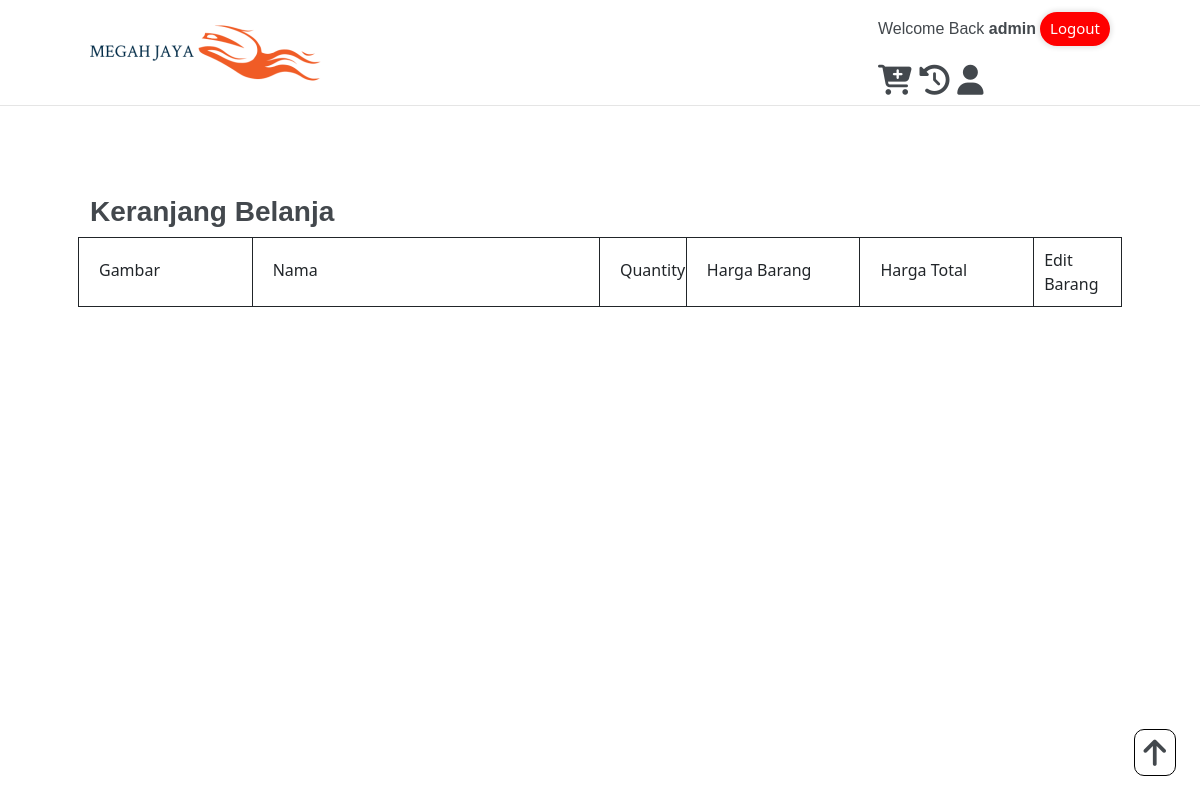
Before: /keranjang-belanja.php (signed in) with the older database file.
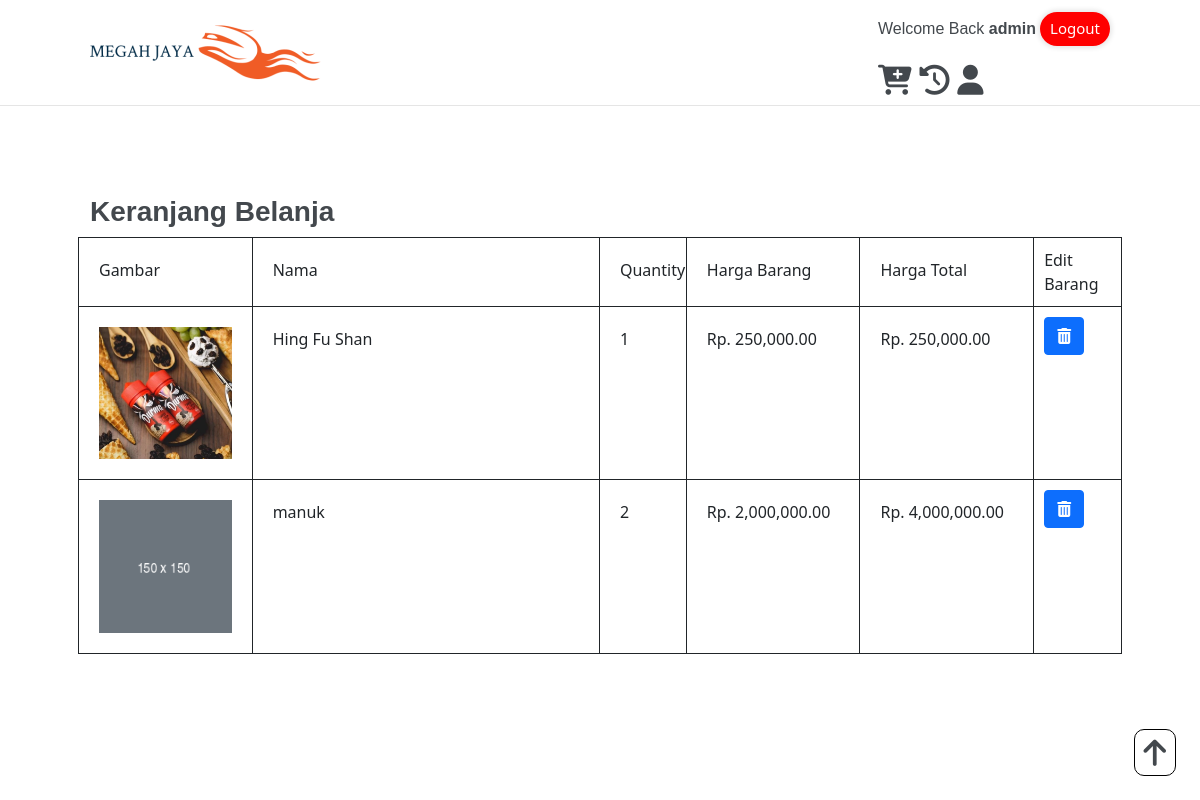
After: the same page with the newer database file.
### tables this page shows
CREATE TABLE `user` (
  `username` varchar(16) DEFAULT NULL,
  `password` varchar(255) NOT NULL,
  `email` varchar(100) NOT NULL,
  `kecamatan` varchar(100) DEFAULT NULL,
  `Kode_Pos` int(11) DEFAULT NULL,
  `alamat` varchar(255) DEFAULT NULL,
  `telepon` int(15) DEFAULT NULL,
  `Status` int(1) NOT NULL DEFAULT '0',
  `ID` int(11) NOT NULL
);

CREATE TABLE `barang` (
  `ID` int(11) NOT NULL,
  `Nama` varchar(100) NOT NULL,
  `Deskripsi` varchar(255) DEFAULT NULL,
  `Kategori` varchar(50) NOT NULL,
  `Harga` int(11) DEFAULT '0',
  `Stok` int(11) DEFAULT '0',
  `thumbnail` varchar(100) DEFAULT NULL,
  `gambar_1` varchar(100) DEFAULT NULL,
  `gambar_2` varchar(100) DEFAULT NULL,
  `gambar_3` varchar(100) DEFAULT NULL
);

CREATE TABLE `keranjang_belanja` (
  `ID_user` int(11) NOT NULL,
  `ID_Barang` int(11) NOT NULL,
  `jumlah_barang` int(11) NOT NULL,
  `status` int(11) DEFAULT '0'
);

### Function.php (called while the page is built, shortened)
<?php
    $conn = mysqli_connect("localhost","root","","projek_fai");
    function querryRead($querry){
        global $conn;
        $result = mysqli_query($conn, $querry);
        $rows = [];
        while ($row = mysqli_fetch_assoc($result)){
            $rows[] = $row;
        }
        return $rows;
    }
?>

### keranjang-belanja.php (the view, shortened to what this page needs)
<?php
    require 'Function.php';
    $idSession = $_SESSION["ID"];
    $resultUser = querryRead("SELECT * FROM user WHERE ID = $idSession");
    $resultUser = $resultUser[0];
    $resultKeranjang = querryRead("SELECT * FROM keranjang_belanja WHERE ID_user = $idSession");
?>
<?php include 'header.php'; ?>
<section class="section-1 shopping-cart-list">
    <div class="prelative">
        <h3 class="content-title">
            Keranjang Belanja
        </h3>
        <div class="row header-table-row">
            <div class="col-md-2 initial-table-border">
                <div class="header-table">
                    Gambar
                </div>
            </div>
            <div class="col-md-4 initial-table-border">
                <div class="header-table">
                    Nama
                </div>
            </div>
            <div class="col-md-1 initial-table-border">
                <div class="header-table">
                    Quantity
                </div>
            </div>
            <div class="col-md-2 initial-table-border">
                <div class="header-table">
                    Harga Barang
                </div>
            </div>
            <div class="col-md-2 initial-table-border">
                <div class="header-table">
                    Harga Total
                </div>
            </div>
            <div class="col-md-1 last-table-border">
                <div class="header-table">
                    Edit Barang
                </div>
            </div>
        </div>
        <?php for($i = 0 ; $i < count($resultKeranjang) ; $i++):
                    $idbarangkeranjang = $resultKeranjang[$i]["ID_Barang"];
                    $barangKeranjang = querryRead("SELECT * FROM barang WHERE ID = $idbarangkeranjang")[0];
                    $hargabarang = $barangKeranjang["Harga"];
                    $quantity = $resultKeranjang[$i]["jumlah_barang"];
                    $totalBiaya = $hargabarang * $quantity;
        ?>
            <div class="row content-table-row">
                <div class="col-md-2 initial-table-border">
                    <div class="header-table">
                        <img class="w-100" src="dist/img/img-src-barang/<?= $barangKeranjang["thumbnail"] ?>" alt="">
                    </div>
                </div>
                <div class="col-md-4 initial-table-border">
                    <div class="header-table">
                        <?= $barangKeranjang["Nama"] ?>
                    </div>
                </div>
                <div class="col-md-1 initial-table-border">
                    <div class="header-table">
                        <?= $quantity ?>
                    </div>
                </div>
                <div class="col-md-2 initial-table-border">
                    <div class="header-table">
                    Rp. <?= number_format($hargabarang,2) ?>
                    </div>
                </div>
                <div class="col-md-2 initial-table-border">
                    <div class="header-table">
                    Rp. <?= number_format($totalBiaya,2) ?>
                    </div>
                </div>
                <div class="col-md-1 last-table-border">
                    <div class="header-table">
                        <a href="delete-cart-item.php?barang=<?= $idbarangkeranjang ?>" onclick="return confirm('Ingin Menghapus Item dari Keranjang Belanja ?')">
                        <button type="button" class="btn btn-primary">
                            <i class="fas fa-trash-alt"></i>
                        </button>
                        </a>
                    </div>
                </div>
            </div>
        <?php endfor ?>
    </div>
</section>
<?php include 'footer.php'; ?>

### header.php (shortened to what this page needs)
<!doctype html>
<html lang="en">
<head>
    <link href="https://cdn.jsdelivr.net/npm/bootstrap@5.0.2/dist/css/bootstrap.min.css" rel="stylesheet"
>
    <link rel="stylesheet" href="dist/css/style.css">
</head>
<body>
    <section class="header">
        <div class="prelative py-3 mt-0">
            <a href="home.php">
                <img src="dist/img/img-src/web-logo.png" alt="" id="kembali-keatas">
            </a>
            <div class="float-right">
                <div class="col-md-12">
                    <p class="username">
                        Welcome Back <b><?= $resultUser["username"] ?></b>
                    </p>
                    <a href="ClearSession.php" class="logout-button">
                        Logout
                    </a>
                </div>
                <div class="col-md-12">
                    <a href="keranjang-belanja.php" class="navigation-button">
                        <i class="fas fa-cart-plus"></i>
                    </a>
                    <a href="#" class="navigation-button">
                        <i class="fas fa-history"></i>
                    </a>
                    <a href="user-profile.php" class="navigation-button">
                        <i class="fas fa-user"></i>
                    </a>
                </div>
            </div>
            <a class="back-to-top" href="#kembali-keatas">
                <i class="fas fa-arrow-up"></i>
            </a>
        </div>
    </section>

### footer.php (shortened to what this page needs)
</body>
</html>

Changed rows visible on the page:
now on this page (row edited): barang: thumbnail (picture), Nama "Hing Fu Shan", Harga "250,000.00", Harga.jumlah_barang "250,000.00"
added keranjang_belanja: jumlah_barang "1"
now on this page (row edited): barang: thumbnail (picture), Nama "manuk", Harga "2,000,000.00", Harga.jumlah_barang "4,000,000.00"
added keranjang_belanja: jumlah_barang "2"
